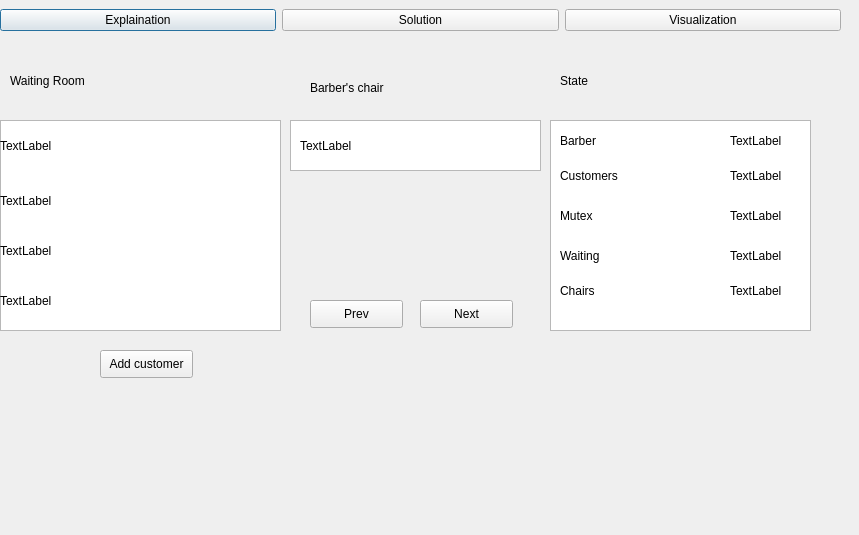
<?xml version="1.0" encoding="UTF-8"?>
<ui version="4.0">
 <class>Dialog</class>
 <widget class="QDialog" name="Dialog">
  <property name="geometry">
   <rect>
    <x>0</x>
    <y>0</y>
    <width>859</width>
    <height>535</height>
   </rect>
  </property>
  <property name="windowTitle">
   <string>Dialog</string>
  </property>
  <widget class="QWidget" name="horizontalLayoutWidget">
   <property name="geometry">
    <rect>
     <x>0</x>
     <y>0</y>
     <width>841</width>
     <height>41</height>
    </rect>
   </property>
   <layout class="QHBoxLayout" name="horizontalLayout">
    <item>
     <widget class="QPushButton" name="btnExplain">
      <property name="text">
       <string>Explaination</string>
      </property>
     </widget>
    </item>
    <item>
     <widget class="QPushButton" name="btnSolution">
      <property name="text">
       <string>Solution</string>
      </property>
     </widget>
    </item>
    <item>
     <widget class="QPushButton" name="btnVisual">
      <property name="text">
       <string>Visualization</string>
      </property>
     </widget>
    </item>
   </layout>
  </widget>
  <widget class="QLabel" name="label">
   <property name="geometry">
    <rect>
     <x>10</x>
     <y>70</y>
     <width>181</width>
     <height>21</height>
    </rect>
   </property>
   <property name="text">
    <string>Waiting Room</string>
   </property>
  </widget>
  <widget class="QLabel" name="label_2">
   <property name="geometry">
    <rect>
     <x>560</x>
     <y>70</y>
     <width>181</width>
     <height>21</height>
    </rect>
   </property>
   <property name="text">
    <string>State</string>
   </property>
  </widget>
  <widget class="QListView" name="listView">
   <property name="geometry">
    <rect>
     <x>0</x>
     <y>120</y>
     <width>281</width>
     <height>211</height>
    </rect>
   </property>
  </widget>
  <widget class="QLabel" name="customer3">
   <property name="geometry">
    <rect>
     <x>0</x>
     <y>230</y>
     <width>281</width>
     <height>41</height>
    </rect>
   </property>
   <property name="text">
    <string>TextLabel</string>
   </property>
  </widget>
  <widget class="QLabel" name="customer1">
   <property name="geometry">
    <rect>
     <x>0</x>
     <y>120</y>
     <width>281</width>
     <height>51</height>
    </rect>
   </property>
   <property name="text">
    <string>TextLabel</string>
   </property>
  </widget>
  <widget class="QLabel" name="customer2">
   <property name="geometry">
    <rect>
     <x>0</x>
     <y>180</y>
     <width>281</width>
     <height>41</height>
    </rect>
   </property>
   <property name="text">
    <string>TextLabel</string>
   </property>
  </widget>
  <widget class="QLabel" name="customer4">
   <property name="geometry">
    <rect>
     <x>0</x>
     <y>280</y>
     <width>281</width>
     <height>41</height>
    </rect>
   </property>
   <property name="text">
    <string>TextLabel</string>
   </property>
  </widget>
  <widget class="QListView" name="listView_2">
   <property name="geometry">
    <rect>
     <x>550</x>
     <y>120</y>
     <width>261</width>
     <height>211</height>
    </rect>
   </property>
  </widget>
  <widget class="QLabel" name="numberCustomer">
   <property name="geometry">
    <rect>
     <x>730</x>
     <y>160</y>
     <width>55</width>
     <height>31</height>
    </rect>
   </property>
   <property name="text">
    <string>TextLabel</string>
   </property>
  </widget>
  <widget class="QLabel" name="chair">
   <property name="geometry">
    <rect>
     <x>730</x>
     <y>280</y>
     <width>55</width>
     <height>21</height>
    </rect>
   </property>
   <property name="text">
    <string>TextLabel</string>
   </property>
  </widget>
  <widget class="QLabel" name="label_11">
   <property name="geometry">
    <rect>
     <x>560</x>
     <y>130</y>
     <width>231</width>
     <height>21</height>
    </rect>
   </property>
   <property name="text">
    <string>Barber</string>
   </property>
  </widget>
  <widget class="QLabel" name="label_13">
   <property name="geometry">
    <rect>
     <x>560</x>
     <y>240</y>
     <width>141</width>
     <height>31</height>
    </rect>
   </property>
   <property name="text">
    <string>Waiting</string>
   </property>
  </widget>
  <widget class="QLabel" name="label_12">
   <property name="geometry">
    <rect>
     <x>560</x>
     <y>200</y>
     <width>141</width>
     <height>31</height>
    </rect>
   </property>
   <property name="text">
    <string>Mutex</string>
   </property>
  </widget>
  <widget class="QLabel" name="waiting">
   <property name="geometry">
    <rect>
     <x>730</x>
     <y>240</y>
     <width>55</width>
     <height>31</height>
    </rect>
   </property>
   <property name="text">
    <string>TextLabel</string>
   </property>
  </widget>
  <widget class="QLabel" name="label_10">
   <property name="geometry">
    <rect>
     <x>560</x>
     <y>160</y>
     <width>141</width>
     <height>31</height>
    </rect>
   </property>
   <property name="text">
    <string>Customers</string>
   </property>
  </widget>
  <widget class="QLabel" name="label_3">
   <property name="geometry">
    <rect>
     <x>560</x>
     <y>280</y>
     <width>141</width>
     <height>21</height>
    </rect>
   </property>
   <property name="text">
    <string>Chairs</string>
   </property>
  </widget>
  <widget class="QLabel" name="barberState">
   <property name="geometry">
    <rect>
     <x>730</x>
     <y>130</y>
     <width>55</width>
     <height>21</height>
    </rect>
   </property>
   <property name="text">
    <string>TextLabel</string>
   </property>
  </widget>
  <widget class="QLabel" name="mutex">
   <property name="geometry">
    <rect>
     <x>730</x>
     <y>200</y>
     <width>55</width>
     <height>31</height>
    </rect>
   </property>
   <property name="text">
    <string>TextLabel</string>
   </property>
  </widget>
  <widget class="QLabel" name="label_4">
   <property name="geometry">
    <rect>
     <x>310</x>
     <y>80</y>
     <width>111</width>
     <height>16</height>
    </rect>
   </property>
   <property name="text">
    <string>Barber's chair</string>
   </property>
  </widget>
  <widget class="QListView" name="listView_3">
   <property name="geometry">
    <rect>
     <x>290</x>
     <y>120</y>
     <width>251</width>
     <height>51</height>
    </rect>
   </property>
  </widget>
  <widget class="QLabel" name="barberChair">
   <property name="geometry">
    <rect>
     <x>300</x>
     <y>130</y>
     <width>231</width>
     <height>31</height>
    </rect>
   </property>
   <property name="text">
    <string>TextLabel</string>
   </property>
  </widget>
  <widget class="QPushButton" name="prev">
   <property name="geometry">
    <rect>
     <x>310</x>
     <y>300</y>
     <width>93</width>
     <height>28</height>
    </rect>
   </property>
   <property name="text">
    <string>Prev</string>
   </property>
  </widget>
  <widget class="QPushButton" name="next">
   <property name="geometry">
    <rect>
     <x>420</x>
     <y>300</y>
     <width>93</width>
     <height>28</height>
    </rect>
   </property>
   <property name="text">
    <string>Next</string>
   </property>
  </widget>
  <widget class="QPushButton" name="addCustom">
   <property name="geometry">
    <rect>
     <x>100</x>
     <y>350</y>
     <width>93</width>
     <height>28</height>
    </rect>
   </property>
   <property name="text">
    <string>Add customer</string>
   </property>
  </widget>
 </widget>
 <resources/>
 <connections/>
</ui>
